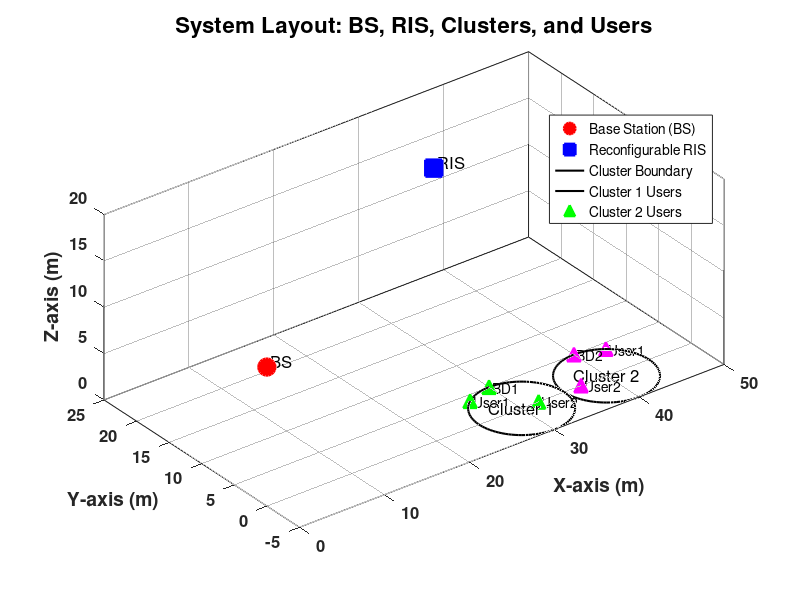

Write MATLAB code to recreate this figure.
% Clear workspace
clc;
clear;
close all;

% Define coordinates
BS = [0, 0, 15];          % Base Station (x, y, z)
RIS = [35, 20, 15];     % Ze-RIS (x, y, z)
cluster_centers = [30, 0, 0; 40, 0, 0];  % Cluster centers (x, y, z)
radii = [5, 5];           % Cluster radii (5m each)

% Define users in each cluster [x, y, z]
users_cluster1 = [27, 4, 0; 32, 0, 0; 30, 5, 0];  % User1, User2, BD
users_cluster2 = [43, 4, 0; 37, 0, 0; 40, 5, 0];  % User1, User2, BD

% ====================== Plot Configuration ======================
figure('Position', [100, 100, 800, 600], 'Color', 'w'); % Larger figure size
hold on; grid on; box on;
view(3); % 3D view
set(gca, 'FontSize', 12, 'FontWeight', 'bold', 'GridAlpha', 0.3);

% Axis labels and title
xlabel('X-axis (m)', 'FontSize', 14);
ylabel('Y-axis (m)', 'FontSize', 14);
zlabel('Z-axis (m)', 'FontSize', 14);
title('System Layout: BS, RIS, Clusters, and Users', 'FontSize', 16);

% ====================== Plot BS and RIS ======================
plot3(BS(1), BS(2), BS(3), 'ro', 'MarkerSize', 12, 'MarkerFaceColor', 'r', 'LineWidth', 2);
text(BS(1), BS(2), BS(3), ' BS', 'FontSize', 12, 'VerticalAlignment', 'bottom');

plot3(RIS(1), RIS(2), RIS(3), 'bs', 'MarkerSize', 12, 'MarkerFaceColor', 'b', 'LineWidth', 2);
text(RIS(1), RIS(2), RIS(3), ' RIS', 'FontSize', 12, 'VerticalAlignment', 'bottom');

% ====================== Plot Clusters (Circles) ======================
theta = linspace(0, 2*pi, 100);
for i = 1:size(cluster_centers, 1)
    x = cluster_centers(i, 1) + radii(i) * cos(theta);
    y = cluster_centers(i, 2) + radii(i) * sin(theta);
    z = zeros(size(theta));
    plot3(x, y, z, 'k-', 'LineWidth', 1.5);
    text(cluster_centers(i, 1), cluster_centers(i, 2), cluster_centers(i, 3), ...
        sprintf('Cluster %d', i), 'FontSize', 12, 'HorizontalAlignment', 'center');
end

% ====================== Plot Users ======================
% Cluster 1 Users (Green markers)
plot3(users_cluster1(:,1), users_cluster1(:,2), users_cluster1(:,3), ...
    'g^', 'MarkerSize', 10, 'MarkerFaceColor', 'g', 'LineWidth', 1.5);
text(users_cluster1(1,1), users_cluster1(1,2), users_cluster1(1,3), ...
    ' User1', 'FontSize', 10, 'Color', 'k');
text(users_cluster1(2,1), users_cluster1(2,2), users_cluster1(2,3), ...
    ' User2', 'FontSize', 10, 'Color', 'k');
text(users_cluster1(3,1), users_cluster1(3,2), users_cluster1(3,3), ...
    ' BD1', 'FontSize', 10, 'Color', 'k');

% Cluster 2 Users (Magenta markers)
plot3(users_cluster2(:,1), users_cluster2(:,2), users_cluster2(:,3), ...
    'm^', 'MarkerSize', 10, 'MarkerFaceColor', 'm', 'LineWidth', 1.5);
text(users_cluster2(1,1), users_cluster2(1,2), users_cluster2(1,3), ...
    ' User1', 'FontSize', 10, 'Color', 'k');
text(users_cluster2(2,1), users_cluster2(2,2), users_cluster2(2,3), ...
    ' User2', 'FontSize', 10, 'Color', 'k');
text(users_cluster2(3,1), users_cluster2(3,2), users_cluster2(3,3), ...
    ' BD2', 'FontSize', 10, 'Color', 'k');

% ====================== Adjust Axes and Legend ======================
axis equal;
xlim([0, 50]); ylim([-5, 25]); zlim([0, 20]);
legend({'Base Station (BS)', 'Reconfigurable RIS', 'Cluster Boundary', ...
    'Cluster 1 Users', 'Cluster 2 Users'}, ...
    'Location', 'northeast', 'FontSize', 10);

% ====================== Export for Paper ======================
exportgraphics(gcf, 'SystemLayout.png', 'Resolution', 300); % High-res PNG